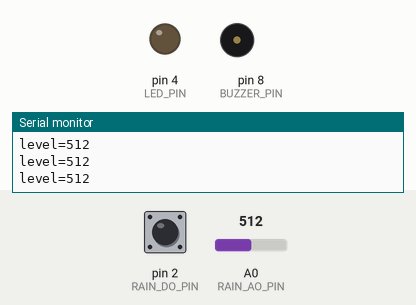
Bench run of a sketch on a simulated Arduino Uno, built with avr-gcc and run on an emulated ATmega328P. On the bench: output pins drawn as LEDs (lit = HIGH), buzzer (waves = sounding), the last lines printed to the serial monitor. The test bench sets the inputs (shaded band); at power-on: A0 (RAIN_AO_PIN) = 512, pin 2 (RAIN_DO_PIN) HIGH.

Above: at 1.2 s.
1.3 s: A0 (RAIN_AO_PIN) set to 483
At 2.5 s:
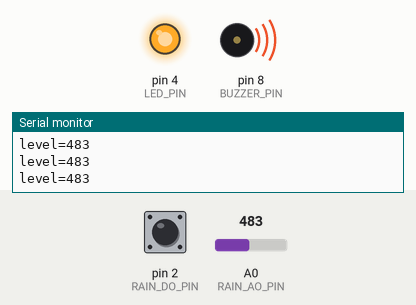
3.0 s: A0 (RAIN_AO_PIN) set to 510
At 3.7 s:
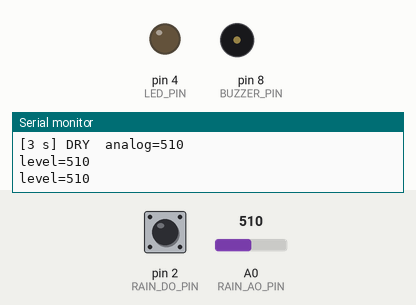
4.5 s: A0 (RAIN_AO_PIN) set to 490
At 4.9 s:
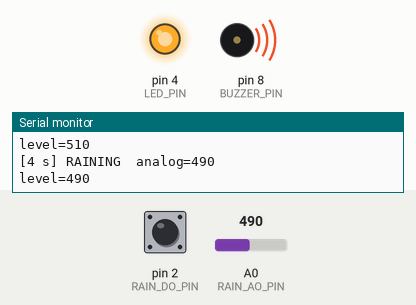
6.0 s: A0 (RAIN_AO_PIN) set to 511
At 7.2 s:
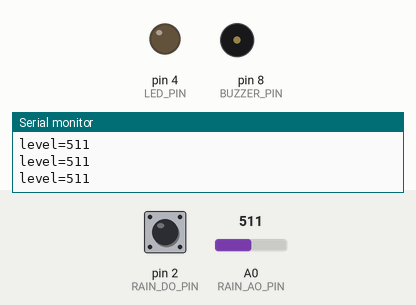
Timing chart, 0 to 8.5 s (numbered marks = the images above; inputs shaded):
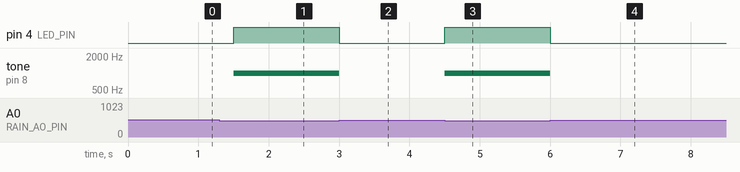

Measured:
- the behaviour switches between 501 and 500 on A0 (RAIN_AO_PIN) (found by bisection; images 0 and 1)
- after the input at 1.3 s, pin 4 (LED_PIN): LOW → HIGH after 0.20 s; tone on pin 8 (BUZZER_PIN): silent → 1000 Hz after 0.20 s
- after the input at 3.0 s, pin 4 (LED_PIN): HIGH → LOW at once; tone on pin 8 (BUZZER_PIN): 1000 Hz → silent at once
- after the input at 4.5 s, pin 4 (LED_PIN): LOW → HIGH at once; tone on pin 8 (BUZZER_PIN): silent → 1000 Hz at once
- after the input at 6.0 s, pin 4 (LED_PIN): HIGH → LOW at once; tone on pin 8 (BUZZER_PIN): 1000 Hz → silent at once

The sketch:

Rain-Detection-Alarm.ino
```cpp
// 031 - Rain Detection Alarm
// Sounds an alarm as soon as rain drops hit the rain drop sensor plate.
// Board: Arduino Uno
// Wiring:
//   Rain drop sensor module  ->  VCC = 5V, GND = GND, DO = pin 2, AO = A0
//   Buzzer (+)               ->  pin 8 through a 220 ohm resistor, buzzer (-) = GND
//   LED anode (+)            ->  pin 4 through a 220 ohm resistor, LED cathode (-) = GND
//
// NOTE: this project is an ALARM only. It never controls a pump or waters anything.

// ---- Pin constants (named constants instead of magic numbers) ----
const int RAIN_DO_PIN = 2;   // Digital output of the rain sensor (HIGH = dry, LOW = rain)
const int RAIN_AO_PIN = A0;  // Analog output of the rain sensor (0 = very wet, 1023 = dry)
const int BUZZER_PIN = 8;    // Piezo buzzer that beeps when it rains
const int LED_PIN = 4;       // Indicator LED that lights up when it rains

// ---- Timing constants ----
const unsigned long SAMPLE_MS = 250;   // How often we read the sensor (ms)
const int DRY_THRESHOLD = 500;         // Analog level below this counts as "raining"

unsigned long lastSample = 0;          // Timestamp of the last sensor read
bool lastRaining = false;              // Previous state, used so we only print changes

void setup() {
  // Digital output of the sensor is an input for the Arduino
  pinMode(RAIN_DO_PIN, INPUT);

  // Buzzer and LED are outputs we drive when rain is detected
  pinMode(BUZZER_PIN, OUTPUT);
  pinMode(LED_PIN, OUTPUT);

  // A0 is an analog input by default, but we say it anyway for clarity
  pinMode(RAIN_AO_PIN, INPUT);

  // Start serial communication so we can watch the readings
  Serial.begin(9600);
  Serial.println("Rain Detection Alarm starting...");

  // Read the sensor once right away so the first line shows the real status
  int initialAnalog = analogRead(RAIN_AO_PIN);
  int initialDigital = digitalRead(RAIN_DO_PIN);
  lastRaining = (initialDigital == LOW) || (initialAnalog <= DRY_THRESHOLD);
  Serial.print("Initial status: ");
  Serial.print(lastRaining ? "RAINING" : "DRY");
  Serial.print("  analog=");
  Serial.println(initialAnalog);
}

void loop() {
  // Only sample the sensor every SAMPLE_MS milliseconds so the Serial Monitor
  // stays readable and the program does not spam output.
  if (millis() - lastSample < SAMPLE_MS) {
    return;  // Not time yet, go back to the top of loop()
  }
  lastSample = millis();

  // ---- Read both sensor outputs ----
  int analogLevel = analogRead(RAIN_AO_PIN);   // 0..1023 raw moisture level
  int digitalState = digitalRead(RAIN_DO_PIN); // Module's own on-board threshold output

  // Water conducts across the plate, so the analog level falls as it gets wetter.
  // We accept EITHER output as proof of rain:
  //   - the digital pin flips LOW as soon as the module's own threshold is crossed
  //   - the analog level drops below our DRY_THRESHOLD number
  bool rainOnDigital = (digitalState == LOW);
  bool rainOnAnalog  = (analogLevel <= DRY_THRESHOLD);
  bool raining = rainOnDigital || rainOnAnalog;

  // ---- Drive the alarm outputs ----
  if (raining) {
    digitalWrite(LED_PIN, HIGH);    // Turn the warning LED on
    tone(BUZZER_PIN, 1000);         // Emit a 1 kHz beep from the buzzer
  } else {
    digitalWrite(LED_PIN, LOW);     // Turn the warning LED off
    noTone(BUZZER_PIN);             // Stop the beeping
  }

  // ---- Serial reporting: print the full status only when the state changes,
  //      and always keep the raw analog level visible for tuning. ----
  if (raining != lastRaining) {
    if (raining) {
      Serial.print("[");
      Serial.print(millis() / 1000);
      Serial.print(" s] RAINING  analog=");
      Serial.println(analogLevel);
    } else {
      Serial.print("[");
      Serial.print(millis() / 1000);
      Serial.print(" s] DRY  analog=");
      Serial.println(analogLevel);
    }
    lastRaining = raining;  // Remember the new state
  } else {
    // Continuous line so you can watch the level change drop by drop
    Serial.print("level=");
    Serial.println(analogLevel);
  }
}
```
